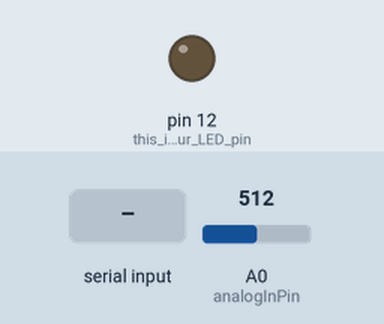
This sketch was run on a simulated Arduino Uno, built with avr-gcc and run on an emulated ATmega328P. On the bench: output pins drawn as LEDs (lit = HIGH). The inputs (shaded band) are chosen by the test bench; at power-on: A0 (analogInPin) = 512. What the sketch prints to the serial monitor is not drawn.

Above: at 1.2 s.
1.3 s: "1" received over Serial
At 2.5 s:
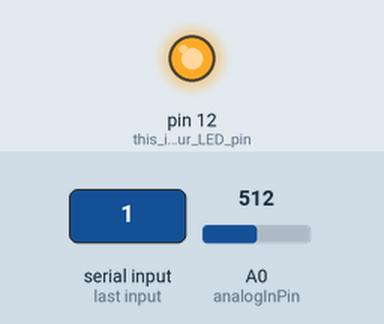
2.8 s: "0" received over Serial
At 3.6 s:
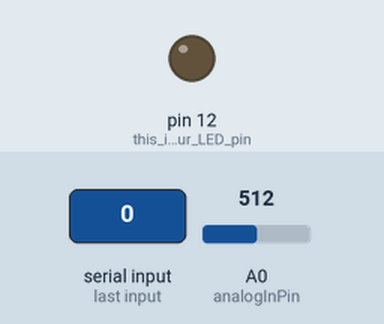
Timing chart, 0 to 5.8 s (numbered marks = the images above; inputs shaded):
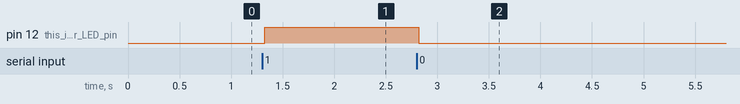

Measured:
- after the input at 1.3 s, pin 12 (this_is_our_LED_pin): LOW → HIGH at once
- after the input at 2.8 s, pin 12 (this_is_our_LED_pin): HIGH → LOW at once

The sketch:

unrealcommstest.ino
```cpp
//basic code for getting messages to and from unreal

char inChar;
const int analogInPin = A0;
int sensorValue = 0;
float averageSensorReading = 0;
int MeasurementsToAverage = 32;


void setup()
{


  pinMode(12, OUTPUT); //this is our LED pin
  digitalWrite(12, LOW); //default off

  Serial.begin(115200);
}

void loop()
{


  sensorValue = analogRead(analogInPin); //reading our potentiometer


  Average(sensorValue); //custom function to filter data and reduce stuttering

  Serial.println(averageSensorReading); //printing the sensor value to the serial


  while(Serial.available()) //checking for received messages on serial
  {
    inChar = Serial.read();
    toggleLight(); //custom function for turning on/off light - but this could be anything!
  }


}

void toggleLight(){
  if (inChar == '1') //if we receive the character "1"....
  {
    Serial.println("On");
    digitalWrite(12, HIGH);//... turn the LED on
  }

  else if (inChar == '0') //if we receive the character "0"....
  {
    Serial.println("Off");
    digitalWrite(12, LOW); //turn the light off
  }
}


void Average(int input)
{


  for(int i = 0; i < MeasurementsToAverage; ++i)
  {
    averageSensorReading += input;
    delay(1);
  }
  averageSensorReading /= MeasurementsToAverage;
}
```
